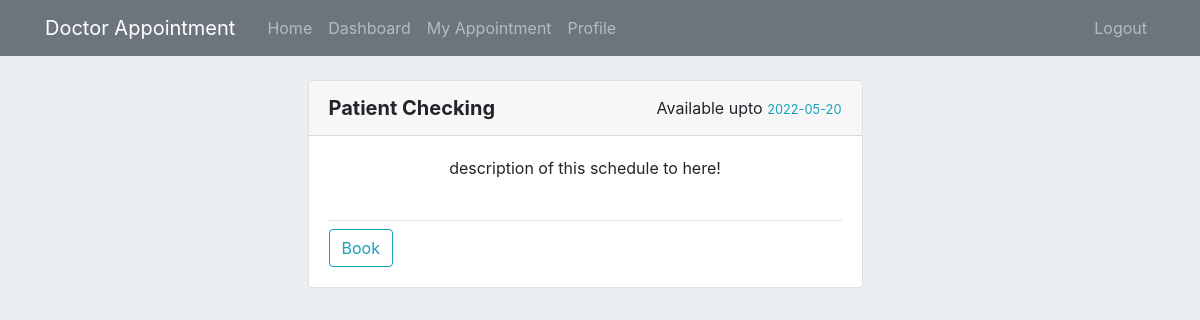
Screenshot of /list/2 (signed in) with the database file from the repository.
### appointment/models.py (models this page shows, shortened)
class Schedule(db.Model):
    __tablename__='Schedule'
    id = db.Column(db.Integer, primary_key=True)
    name = db.Column(db.String(100), nullable=False)
    doctor_id = db.Column(db.Integer, db.ForeignKey('user.id'))
    start_date = db.Column(db.Date(), default = datetime.now().date())
    end_date = db.Column(db.Date(), default = datetime.now().date())
    description = db.Column(db.Text())
    appointment = db.relationship('Appointment', backref='Schedule', lazy=True)

### appointment/routes.py (the view)
@app.route("/list/<int:id>", methods=('GET', 'POST'))
def viewSchedule(id):
    return view_doctor_schedule(id)

### appointment/models.py (called while the page is built)
@login_manager.user_loader
def load_user(user_id):
    return User.query.get(int(user_id))

### appointment/view.py (called while the page is built)
def view_doctor_schedule(id):
    doctor = User.query.filter_by(id=id).first()
    if not doctor.schedule:
        flash("This doctor doesn't have any schedule!", 'info')
        return redirect(url_for('home'))
    return render_template("view_schedules.html", schedules=doctor.schedule)

### appointment/templates/view_schedules.html (shortened to what this page needs)
{% extends "layout/layout.html" %}
{% block content %}
{% include 'layout/home_header.html' %}
<div class="row col-12 mt-8">
    {% for schedule in schedules %}
    <div class="col-md-6 offset-md-3 mb-3">
        <div class="card">
            <div class="card-header d-flex justify-content-between align-items-center">
                <h5 class="modal-title text-capitalize font-weight-bold">{{ schedule.name }}</h5>
                <div class="">
                    <span>Available upto</span>
                    <small class="text-info">
                        {{ schedule.end_date }}
                    </small>
                </div>
            </div>
            <div class="card-body">
                <div class="modal-body p-0">
                    <span class="d-flex justify-content-center">{{ schedule.description }}</span>
                    <br>
                    <hr class="mb-2">
                    <div class="col-12 p-0 d-flex justify-content-between">
                        {% if current_user.id == schedule.doctor_id %}
                            <a class="btn btn-outline-info disable-a" href="{{url_for('patientAppointment', id=schedule.id)}}">Book </a>
                        {% else %}
                            <a class="btn btn-outline-info" href="{{url_for('patientAppointment', id=schedule.id)}}">Book </a>
                        {% endif %}
                    </div>
                </div>
            </div>
        </div>
    </div>
    {% endfor %}
</div>
{% endblock %}

### appointment/static/style.css (style rules this page uses)
.mt-8 { margin-top: 80px; }
.p-0 { padding: 0 !important; }
.body-bg { background-color: #eceff1; }

### rows the page displays
Schedule: name "Patient Checking", end_date "2022-05-20", description "description of this schedule to here!"
